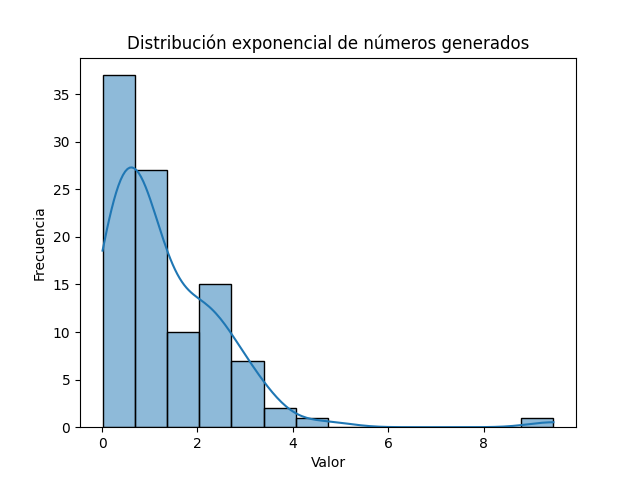

Source code (Python):
import numpy as np
import seaborn as sns
import matplotlib.pyplot as plt

print("Distribución exponencial")

# Generar 100 números aleatorios con distribución exponencial con parámetro β = 3/4
random_values = np.random.exponential(scale=4/3, size=100)

# Calcular la media
media = np.mean(random_values)
print(f'La media de los números generados es: {media:.2f}')

# Calcular la varianza
varianza = np.var(random_values)
print(f'La varianza de los números generados es: {varianza:.2f}')

# Calcular el desvío estándar
desvio_estandar = np.std(random_values)
print(f'El desvío estándar de los números generados es: {desvio_estandar:.2f}')

# Graficar los valores generados
sns.histplot(random_values, kde=True)
plt.title('Distribución exponencial de números generados')
plt.xlabel('Valor')
plt.ylabel('Frecuencia')
plt.show()
